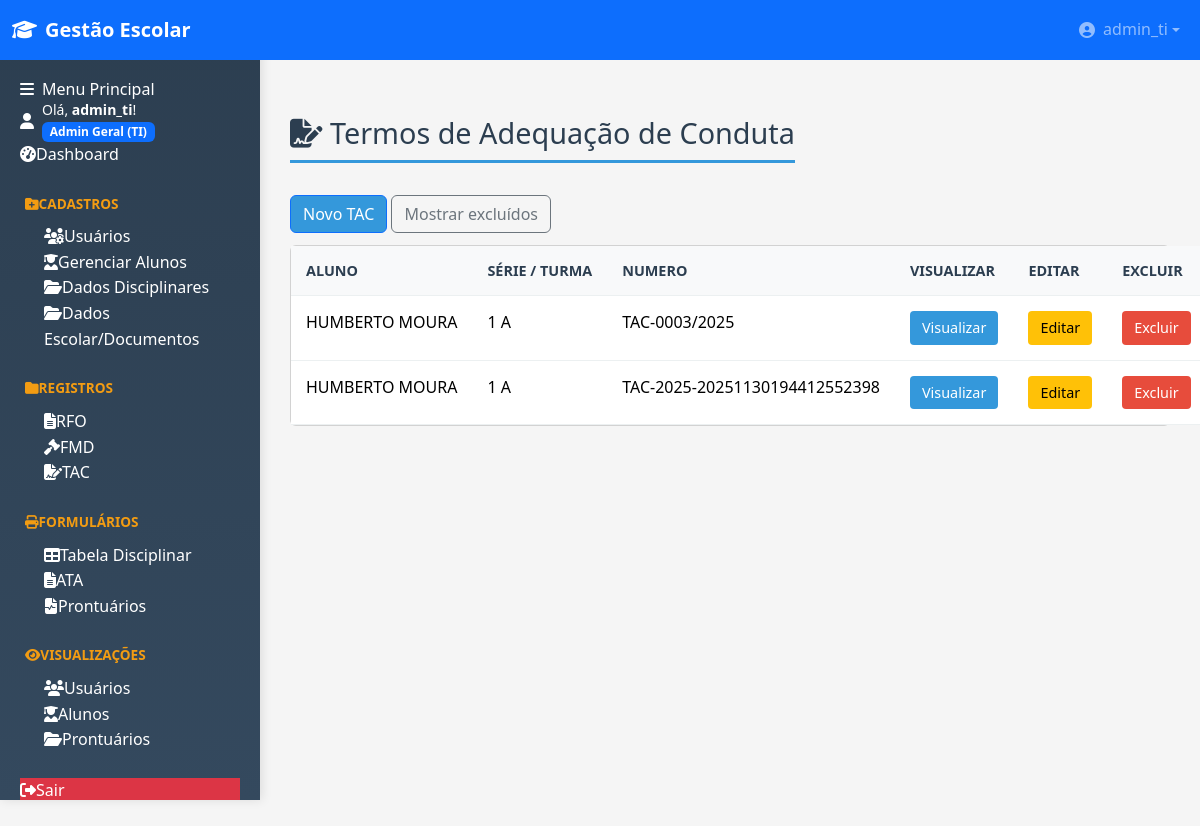
/formularios/tacs (signed in), run on the app's committed database.
### tables this page shows
CREATE TABLE usuarios (
                id INTEGER PRIMARY KEY AUTOINCREMENT,
                username TEXT NOT NULL UNIQUE,
                password TEXT NOT NULL,
                nivel INTEGER NOT NULL, -- 1: Admin Geral (TI), 2: Admin Secundário, 3: Usuário
                data_criacao TEXT DEFAULT CURRENT_TIMESTAMP
            , cargo TEXT DEFAULT '');

CREATE TABLE alunos (
                id INTEGER PRIMARY KEY AUTOINCREMENT,
                matricula TEXT NOT NULL UNIQUE,
                nome TEXT NOT NULL,
                serie TEXT,
                turma TEXT,
                turno TEXT,
                pai TEXT,
                mae TEXT,
                responsavel TEXT,
                email TEXT,
                rua TEXT,
                numero TEXT,
                complemento TEXT,
                bairro TEXT,
                cidade TEXT,
                estado TEXT,
                data_cadastro TEXT NOT NULL DEFAULT (datetime('now','localtime')), -- AGORA COM VALOR PADRÃO
                usuario_cadastro_id INTEGER,
                telefone TEXT, photo TEXT, -- A coluna telefone está aqui para compatibilidade com o código existente
                FOREIGN KEY (usuario_cadastro_id) REFERENCES usuarios(id)
            );

CREATE TABLE tacs (
        id INTEGER PRIMARY KEY AUTOINCREMENT,
        numero TEXT UNIQUE,
        aluno_id INTEGER,
        cabecalho_id INTEGER,
        escola_text TEXT,
        serie TEXT,
        turma TEXT,
        responsavel TEXT,
        diretor_nome TEXT,
        fato TEXT,
        prazo TEXT,
        created_at TEXT,
        updated_at TEXT,
        deleted INTEGER DEFAULT 0,
        FOREIGN KEY (aluno_id) REFERENCES alunos(id) ON DELETE SET NULL,
        FOREIGN KEY (cabecalho_id) REFERENCES cabecalhos(id) ON DELETE SET NULL
    );

### blueprints/formularios_tac.py (the view)
@formularios_tac_bp.route('/tacs')
@admin_secundario_required
def listar_tacs():
    db = get_db()
    show_deleted = request.args.get('show_deleted') == '1'
    try:
        if show_deleted:
            rows = db.execute("SELECT * FROM tacs ORDER BY created_at DESC").fetchall()
        else:
            rows = db.execute("SELECT * FROM tacs WHERE deleted = 0 ORDER BY created_at DESC").fetchall()
        tacs = []
        for r in rows:
            t = dict(r)
            t['numero_display'] = t.get('numero') or ''
            t['aluno_nome'] = None
            t['serie_turma'] = None
            if t.get('aluno_id'):
                a = db.execute("SELECT nome, serie, turma FROM alunos WHERE id = ?", (t['aluno_id'],)).fetchone()
                if a:
                    try:
                        t['aluno_nome'] = a['nome']
                    except Exception:
                        t['aluno_nome'] = None
                    try:
                        serie_val = a['serie'] if 'serie' in a.keys() else None
                        turma_val = a['turma'] if 'turma' in a.keys() else None
                        t['serie_turma'] = f"{serie_val or ''} {turma_val or ''}".strip()
                    except Exception:
                        t['serie_turma'] = None
            if not t.get('aluno_nombre') and not t.get('aluno_nome'):
                t['aluno_nome'] = t.get('escola_text') or '-'
            tacs.append(t)
        return render_template('formularios/listar_tacs.html', tacs=tacs, show_deleted=show_deleted)
    except Exception:
        current_app.logger.exception("Erro ao listar TACS")
        flash('Erro ao listar TACS', 'danger')
        return render_template('formularios/listar_tacs.html', tacs=[], show_deleted=show_deleted)

### templates/formularios/listar_tacs.html (shortened to what this page needs)
{% extends 'base.html' %}
{% block content %}
<div class="page-header d-flex align-items-center justify-content-between">
  <h2><i class="fas fa-file-signature"></i> Termos de Adequação de Conduta</h2>
</div>
<div style="margin:12px 0;">
  <a href="{{ url_for('formularios_tac_bp.tac_novo') }}" class="btn btn-primary">Novo TAC</a>
  {% if not show_deleted %}
    <a href="{{ url_for('formularios_tac_bp.listar_tacs') }}?show_deleted=1" class="btn btn-outline-secondary">Mostrar excluídos</a>
  {% else %}
    <a href="{{ url_for('formularios_tac_bp.listar_tacs') }}" class="btn btn-outline-secondary">Mostrar ativos</a>
  {% endif %}
</div>
<div class="card">
  <div class="card-body p-0">
    <table class="table mb-0">
      <thead class="thead-light">
        <tr>
          <th>ALUNO</th>
          <th>SÉRIE / TURMA</th>
          <th>NUMERO</th>
          <th>VISUALIZAR</th>
          <th>EDITAR</th>
          <th>EXCLUIR</th>
        </tr>
      </thead>
      <tbody>
        {% for t in tacs %}
          <tr class="{{ 'text-muted' if t.deleted }}">
            <td>{{ t.aluno_nome or '-' }}</td>
            <td>{{ t.serie_turma or '-' }}</td>
            <td>{{ t.numero or '-' }}</td>
            <td><a class="btn btn-sm btn-primary" href="{{ url_for('formularios_tac_bp.tac_visualizar', id=t.id) }}">Visualizar</a></td>
            <td>
              {% if not t.deleted %}
                <a class="btn btn-sm btn-warning" href="{{ url_for('formularios_tac_bp.tac_editar', id=t.id) }}">Editar</a>
              {% else %}
                -
              {% endif %}
            </td>
            <td>
              {% if not t.deleted %}
              <form method="post" action="{{ url_for('formularios_tac_bp.tac_excluir', id=t.id) }}" onsubmit="return confirm('Excluir esse TAC?');" style="display:inline;">
                <button class="btn btn-sm btn-danger">Excluir</button>
              </form>
              {% else %}
                -
              {% endif %}
            </td>
          </tr>
        {% else %}
          <tr><td colspan="6">Nenhum registro</td></tr>
        {% endfor %}
      </tbody>
    </table>
  </div>
</div>
{% endblock %}

### templates/base.html (shortened to what this page needs)
﻿<!DOCTYPE html>
<html lang="pt-br">
<head>
    <link href="https://cdn.jsdelivr.net/npm/bootstrap@5.3.2/dist/css/bootstrap.min.css" rel="stylesheet">
    <link rel="stylesheet" href="https://cdnjs.cloudflare.com/ajax/libs/font-awesome/6.4.0/css/all.min.css">
    <link rel="stylesheet" href="{{ url_for('static', filename='style.css') }}?v={{ range(1, 10000) | random }}">
</head>
<body>
    {% if not request.args.get('iframe') %}
    <nav class="navbar navbar-expand-lg navbar-dark fixed-top bg-primary">
        <div class="container-fluid">
            <a class="navbar-brand d-flex align-items-center" href="{{ url_for('dashboard') }}">
                <i class="fas fa-graduation-cap me-2"></i>
                <span class="fw-bold">Gestão Escolar</span>
            </a>
            {% if session.get('logged_in') %}
            <div class="navbar-nav ms-auto">
                <div class="nav-item dropdown">
                    <a class="nav-link dropdown-toggle d-flex align-items-center" href="#" role="button" data-bs-toggle="dropdown">
                        <i class="fas fa-user-circle me-2"></i>
                        <span>{{ session.get('username') }}</span>
                    </a>
                </div>
            </div>
            {% endif %}
        </div>
    </nav>
    {% endif %}
    {% if not request.args.get('iframe') %}
    <div class="sidebar" id="sidebar">
        <div class="sidebar-header">
            <h6 class="mb-0"><i class="fas fa-bars me-2"></i>Menu Principal</h6>
        </div>
        <div class="sidebar-body p-0">
            {% if session.get('logged_in') %}
                <div class="user-greeting">
                    <div class="d-flex align-items-center">
                        <i class="fas fa-user me-2"></i>
                        <div>
                            <small>Olá, <span class="username fw-bold">{{ session.get('username') }}</span>!</small><br>
                            <span class="badge bg-primary">{{ session.get('nivel_nome') }}</span>
                        </div>
                    </div>
                </div>
                <div class="menu-section">
                    <a href="{{ url_for('dashboard') }}" class="nav-link {% if request.endpoint == 'dashboard' %}active{% endif %}">
                        <i class="fas fa-tachometer-alt"></i><span>Dashboard</span>
                    </a>
                </div>
                {% if session.get('nivel') in [1, 2] %}
                <div class="menu-section">
                    <div class="nav-link menu-title"><i class="fas fa-folder-plus"></i><span>Cadastros</span></div>
                    {% if session.get('nivel') == 1 %}
                    <a href="{{ url_for('auth_bp.gerenciar_usuarios') }}" class="nav-link ps-4">
                        <i class="fas fa-users-cog"></i><span>Usuários</span>
                    </a>
                    {% endif %}
                    <a href="{{ url_for('alunos_bp.gerenciar_alunos') }}" class="nav-link ps-4 {% if request.endpoint == 'alunos_bp.gerenciar_alunos' %}active{% endif %}">
                        <i class="fas fa-user-graduate"></i><span>Gerenciar Alunos</span>
                    </a>
                    <a href="{{ url_for('cadastros_bp.dados_disciplinares') }}" class="nav-link ps-4 ">
                        <i class="fas fa-folder-open"></i><span>Dados Disciplinares</span>
                    </a>
                    <a href="{{ url_for('cadastros_bp.dados_documentos') }}" class="nav-link ps-4 ">
                        <i class="fas fa-folder-open"></i><span>Dados Escolar/Documentos</span>
                    </a>
                </div>
                {% endif %}
                <div class="menu-section">
                    <div class="nav-link menu-title"><i class="fas fa-folder"></i><span>Registros</span></div>
                    <a href="{{ url_for('cadastros_bp.registros_rfo') }}" class="nav-link ps-4 ">
                        <i class="fas fa-file-alt"></i><span>RFO</span>
                    </a>
                    <a href="{{ url_for('cadastros_bp.registros_fmd') }}" class="nav-link ps-4 {% if request.endpoint in ['cadastros_bp.registros_fmd','disciplinar_bp.registrar_fmd','visualizacoes_bp.listar_fmds'] %}active{% endif %}">
                        <i class="fas fa-gavel"></i><span>FMD</span>
                    </a>
                    <a href="{{ url_for('cadastros_bp.registros_tac') }}" class="nav-link ps-4 {% if request.endpoint in ['cadastros_bp.registros_tac','formularios_bp.novo_tac','formularios_bp.listar_tacs'] %}active{% endif %}">
                        <i class="fas fa-file-signature"></i><span>TAC</span>
                    </a>
                </div>
                {% if session.get('nivel') in [1, 2] %}
                <div class="menu-section">
                    <div class="nav-link menu-title"><i class="fas fa-print"></i><span>Formulários</span></div>
                    <a href="{{ url_for('formularios_bp.tabela_disciplinar') }}" class="nav-link ps-4">
            <a href="{{ url_for('formularios_bp.tabela_disciplinar') }}" class="nav-link ps-4">
                <i class="fas fa-table"></i><span>Tabela Disciplinar</span>
            </a>
            <a href="{{ url_for('formularios_ata_bp.list_atas') }}" class="nav-link ps-4">
                <i class="fas fa-file-alt"></i><span>ATA</span>
            </a>
                    <a href="{{ url_for('formularios_prontuario.listar_prontuarios') }}" class="nav-link ps-4">
                        <i class="fas fa-file-medical-alt"></i><span>Prontuários</span>
                    </a>
                </div>
                {% endif %}
                <div class="menu-section">
                    <div class="nav-link menu-title"><i class="fas fa-eye"></i><span>Visualizações</span></div>
                    {% if session.get('nivel') in [1, 2] %}
                    <a href="{{ url_for('visualizacoes_bp.listar_usuarios') }}" class="nav-link ps-4">
                        <i class="fas fa-users"></i><span>Usuários</span>
                    </a>
                    {% endif %}
                    <a href="{{ url_for('visualizacoes_bp.listar_alunos') }}" class="nav-link ps-4">
                        <i class="fas fa-user-graduate"></i><span>Alunos</span>
                    </a>
                    {% if session.get('nivel') in [1, 2] %}
                    <a href="{{ url_for('formularios_prontuario.listar_prontuarios') }}" class="nav-link ps-4">
                        <i class="fas fa-folder-open"></i><span>Prontuários</span>
                    </a>
                    {% endif %}
                </div>
                <div class="menu-section mt-auto">
                    <a href="{{ url_for('auth_bp.logout') }}" class="nav-link bg-danger">
                        <i class="fas fa-sign-out-alt"></i><span>Sair</span>
                    </a>
                </div>
            {% endif %}
        </div>
    </div>
    {% endif %}
    <main class="main-content">
        {% block content %}{% endblock %}
    </main>
</body>
</html>

### data on the page
usuarios: get "admin_ti"
alunos: nome "HUMBERTO MOURA" "HUMBERTO MOURA"
tacs: numero "TAC-0003/2025"
tacs: numero "TAC-2025-20251130194412552398"

### other printed values
{{ session.get('nivel_nome') }} "Admin Geral (TI)"
{{ t.serie_turma or '-' }} "1 A" "1 A"
